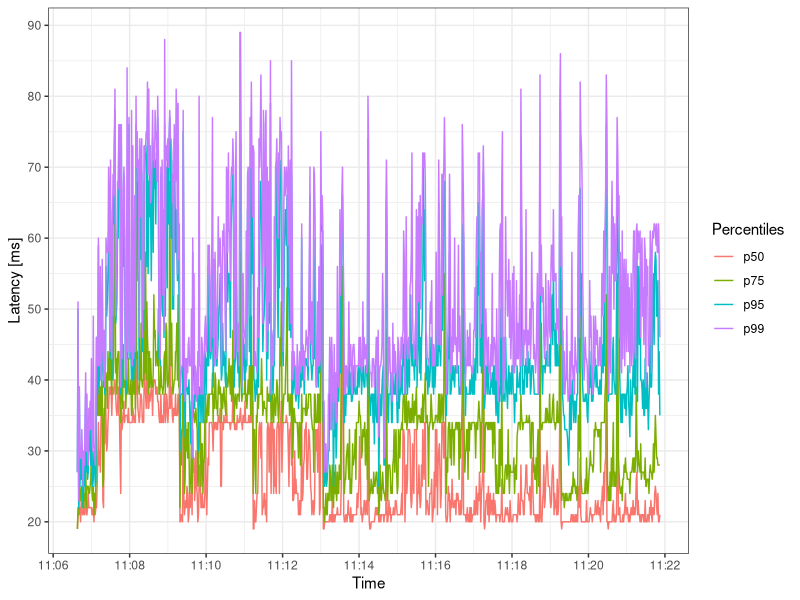

Source code (R):
library("ggplot2")
library("scales")

png(filename="perc.png", width=640, height=480)

dat = read.csv("percentiles_aws.csv")
dat$time = as.POSIXct(dat$time, format = "%Y-%m-%dT%H:%M:%SZ")

ggplot(data=dat, aes(time)) +
theme_bw() +
scale_x_datetime(labels = date_format("%H:%M"), breaks = pretty_breaks(n=10)) +
scale_y_continuous(breaks=pretty_breaks(n=10)) +
labs(x = "Time", y = "Latency [ms]", color = "Percentiles") +
geom_line(aes(y = p50, color = "p50")) +
geom_line(aes(y = p75, color = "p75")) +
geom_line(aes(y = p95, color = "p95")) +
geom_line(aes(y = p99, color = "p99"))


